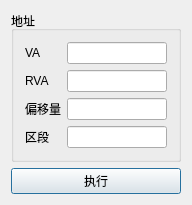
<?xml version="1.0" encoding="UTF-8"?>
<ui version="4.0">
 <class>AddressCalWNDClass</class>
 <widget class="QDialog" name="AddressCalWNDClass">
  <property name="geometry">
   <rect>
    <x>0</x>
    <y>0</y>
    <width>180</width>
    <height>177</height>
   </rect>
  </property>
  <property name="windowTitle">
   <string>AddressCalWND</string>
  </property>
  <layout class="QGridLayout" name="gridLayout">
   <item row="0" column="0">
    <widget class="QGroupBox" name="groupBox">
     <property name="title">
      <string>地址</string>
     </property>
     <layout class="QGridLayout" name="gridLayout_2">
      <item row="0" column="0">
       <widget class="QLabel" name="label">
        <property name="text">
         <string>VA</string>
        </property>
       </widget>
      </item>
      <item row="0" column="1">
       <widget class="QLineEdit" name="lineEdit">
        <property name="minimumSize">
         <size>
          <width>100</width>
          <height>0</height>
         </size>
        </property>
        <property name="readOnly">
         <bool>true</bool>
        </property>
       </widget>
      </item>
      <item row="1" column="0">
       <widget class="QLabel" name="label_2">
        <property name="text">
         <string>RVA</string>
        </property>
       </widget>
      </item>
      <item row="1" column="1">
       <widget class="QLineEdit" name="lineEdit_2">
        <property name="minimumSize">
         <size>
          <width>100</width>
          <height>0</height>
         </size>
        </property>
       </widget>
      </item>
      <item row="2" column="0">
       <widget class="QLabel" name="label_3">
        <property name="text">
         <string>偏移量</string>
        </property>
       </widget>
      </item>
      <item row="2" column="1">
       <widget class="QLineEdit" name="lineEdit_3">
        <property name="minimumSize">
         <size>
          <width>100</width>
          <height>0</height>
         </size>
        </property>
        <property name="readOnly">
         <bool>true</bool>
        </property>
       </widget>
      </item>
      <item row="3" column="0">
       <widget class="QLabel" name="label_4">
        <property name="text">
         <string>区段</string>
        </property>
       </widget>
      </item>
      <item row="3" column="1">
       <widget class="QLineEdit" name="lineEdit_4">
        <property name="minimumSize">
         <size>
          <width>100</width>
          <height>0</height>
         </size>
        </property>
        <property name="readOnly">
         <bool>true</bool>
        </property>
       </widget>
      </item>
     </layout>
    </widget>
   </item>
   <item row="1" column="0">
    <widget class="QPushButton" name="pushButton">
     <property name="text">
      <string>执行</string>
     </property>
    </widget>
   </item>
  </layout>
 </widget>
 <layoutdefault spacing="6" margin="11"/>
 <resources/>
 <connections>
  <connection>
   <sender>pushButton</sender>
   <signal>clicked()</signal>
   <receiver>AddressCalWNDClass</receiver>
   <slot>CAL()</slot>
   <hints>
    <hint type="sourcelabel">
     <x>132</x>
     <y>158</y>
    </hint>
    <hint type="destinationlabel">
     <x>171</x>
     <y>240</y>
    </hint>
   </hints>
  </connection>
 </connections>
 <slots>
  <slot>CAL()</slot>
 </slots>
</ui>
